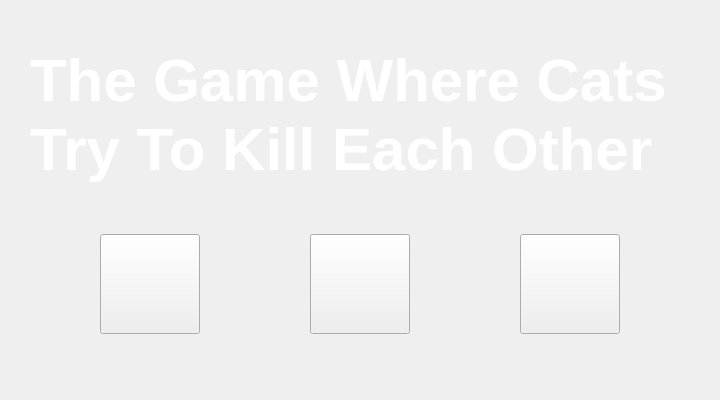
<?xml version="1.0" encoding="UTF-8"?>
<ui version="4.0">
 <class>startingWindow</class>
 <widget class="QWidget" name="startingWindow">
  <property name="geometry">
   <rect>
    <x>0</x>
    <y>0</y>
    <width>720</width>
    <height>400</height>
   </rect>
  </property>
  <property name="windowTitle">
   <string>Form</string>
  </property>
  <widget class="QPushButton" name="playButton">
   <property name="geometry">
    <rect>
     <x>310</x>
     <y>234</y>
     <width>100</width>
     <height>100</height>
    </rect>
   </property>
   <property name="styleSheet">
    <string notr="true">border-image: url(:/cats/resources/play.png);</string>
   </property>
   <property name="text">
    <string/>
   </property>
  </widget>
  <widget class="QPushButton" name="replayButton">
   <property name="geometry">
    <rect>
     <x>100</x>
     <y>234</y>
     <width>100</width>
     <height>100</height>
    </rect>
   </property>
   <property name="styleSheet">
    <string notr="true">border-image: url(:/cats/resources/white_arrow.png);</string>
   </property>
   <property name="text">
    <string/>
   </property>
  </widget>
  <widget class="QPushButton" name="infoButton">
   <property name="geometry">
    <rect>
     <x>520</x>
     <y>234</y>
     <width>100</width>
     <height>100</height>
    </rect>
   </property>
   <property name="styleSheet">
    <string notr="true">border-image: url(:/cats/resources/info.png);</string>
   </property>
   <property name="text">
    <string/>
   </property>
  </widget>
  <widget class="QLabel" name="gameTitle">
   <property name="geometry">
    <rect>
     <x>30</x>
     <y>34</y>
     <width>771</width>
     <height>161</height>
    </rect>
   </property>
   <property name="font">
    <font>
     <pointsize>45</pointsize>
     <bold>true</bold>
    </font>
   </property>
   <property name="styleSheet">
    <string notr="true">color: rgb(255, 255, 255);</string>
   </property>
   <property name="text">
    <string>The Game Where Cats 
Try To Kill Each Other</string>
   </property>
  </widget>
  <widget class="QLabel" name="background">
   <property name="geometry">
    <rect>
     <x>0</x>
     <y>0</y>
     <width>721</width>
     <height>391</height>
    </rect>
   </property>
   <property name="styleSheet">
    <string notr="true">border-image: url(:/cats/resources/cloudyskie.jpg);</string>
   </property>
   <property name="text">
    <string/>
   </property>
  </widget>
  <zorder>background</zorder>
  <zorder>gameTitle</zorder>
  <zorder>infoButton</zorder>
  <zorder>playButton</zorder>
  <zorder>replayButton</zorder>
 </widget>
 <resources/>
 <connections/>
</ui>
